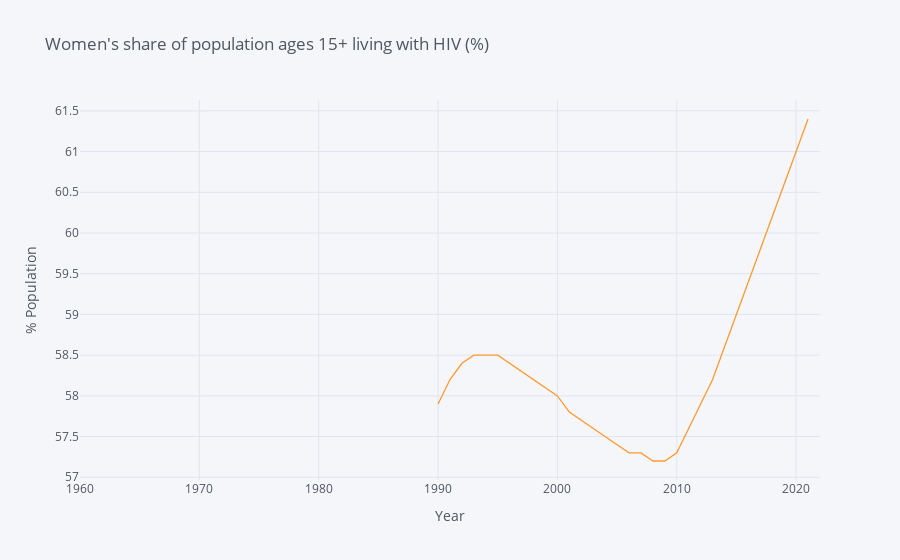

The code cell stored with this chart in its notebook:
### Code cell
# Women's share of population ages 15+ living with HIV (%)
#SH.DYN.AIDS.FE.ZS
woman_hiv = {"SH.DYN.AIDS.FE.ZS" : "BWA"}
whiv = wbdata.get_dataframe(woman_hiv, country = "BWA")

whiv.index = whiv.index.astype(int)
whiv.iplot(title="Women's share of population ages 15+ living with HIV (%)",xTitle='Year',yTitle='% Population')

### Figure 1 — Plotly figure (JSON) as saved in the notebook; plotly's stock layout.template omitted (floating-point values rounded to 4 significant figures)
{"data": [{"line": {"color": "rgba(255, 153, 51, 1.0)", "dash": "solid", "shape": "linear", "width": 1.3}, "mode": "lines", "name": "BWA", "text": "", "type": "scatter", "x": [2022, 2021, 2020, 2019, 2018, 2017, 2016, 2015, 2014, 2013, 2012, 2011, 2010, 2009, 2008, 2007, 2006, 2005, 2004, 2003, 2002, 2001, 2000, 1999, 1998, 1997, 1996, 1995, 1994, 1993, 1992, 1991, 1990, 1989, 1988, 1987, 1986, 1985, 1984, 1983, 1982, 1981, 1980, 1979, 1978, 1977, 1976, 1975, 1974, 1973, 1972, 1971, 1970, 1969, 1968, 1967, 1966, 1965, 1964, 1963, 1962, 1961, 1960], "y": ["", 61.4, 61, 60.6, 60.2, 59.8, 59.4, 59, 58.6, 58.2, 57.9, 57.6, 57.3, 57.2, 57.2, 57.3, 57.3, 57.4, 57.5, 57.6, 57.7, 57.8, 58, 58.1, 58.2, 58.3, 58.4, 58.5, 58.5, 58.5, 58.4, 58.2, 57.9, "", "", "", "", "", "", "", "", "", "", "", "", "", "", "", "", "", "", "", "", "", "", "", "", "", "", "", "", "", ""]}], "layout": {"autosize": true, "legend": {"bgcolor": "#F5F6F9", "font": {"color": "#4D5663"}}, "paper_bgcolor": "#F5F6F9", "plot_bgcolor": "#F5F6F9", "title": {"font": {"color": "#4D5663"}, "text": "Women's share of population ages 15+ living with HIV (%)"}, "xaxis": {"autorange": true, "gridcolor": "#E1E5ED", "range": [1960, 2022], "showgrid": true, "tickfont": {"color": "#4D5663"}, "title": {"font": {"color": "#4D5663"}, "text": "Year"}, "type": "linear", "zerolinecolor": "#E1E5ED"}, "yaxis": {"autorange": true, "gridcolor": "#E1E5ED", "range": [56.97, 61.63], "showgrid": true, "tickfont": {"color": "#4D5663"}, "title": {"font": {"color": "#4D5663"}, "text": "% Population"}, "type": "linear", "zerolinecolor": "#E1E5ED"}}}
